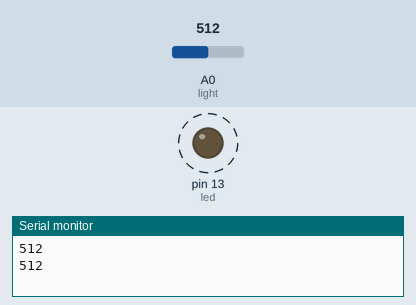
This sketch was run on a simulated Arduino Uno, built with avr-gcc and run on an emulated ATmega328P. Shown: output pins drawn as LEDs (lit = HIGH), the last lines printed to the serial monitor. Dashed ring = blinking. Inputs (shaded band) come from the test bench; at power-on: A0 (light) = 512.

Above: at 1.8 s.
1.9 s: A0 (light) set to 483
At 2.4 s:
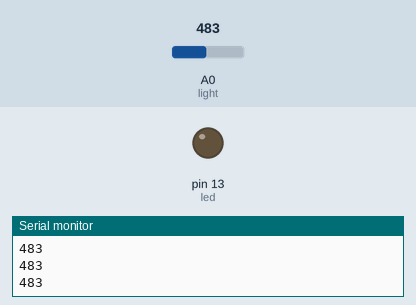
3.4 s: A0 (light) set to 510
At 3.8 s:
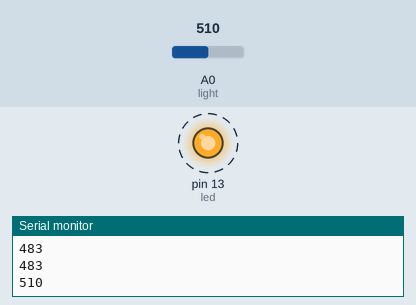
7.4 s: A0 (light) set to 490
At 8.1 s:
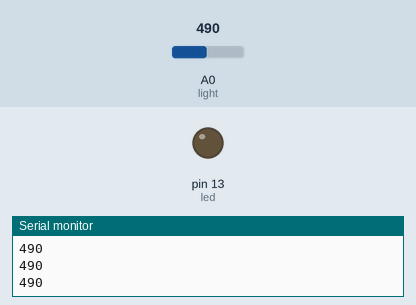
8.9 s: A0 (light) set to 511
At 9.3 s:
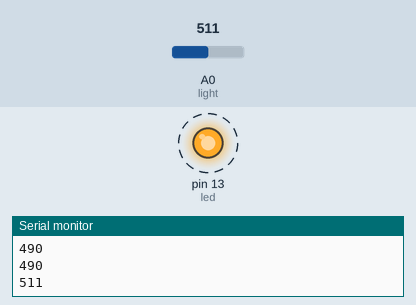
Timing chart, 0 to 13.9 s (numbered marks = the images above; inputs shaded):
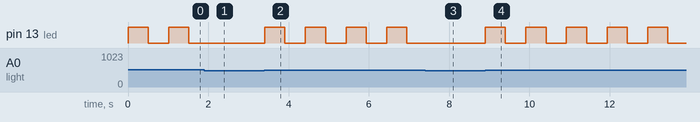

The sketch:

cam-bien-anh-sang-chan-analog.ino
```cpp
int led = 13;
int light = 0;

void setup() {
  Serial.begin(9600);
  pinMode(led, OUTPUT);
}

void loop() {
  int value = analogRead(light);
  Serial.println(value);
  if(value < 500){
    digitalWrite(led, LOW);
  }
  else if (value >= 500 && value <= 700){
    digitalWrite(led, HIGH);
    delay(500);
    digitalWrite(led, LOW);
    delay(500);
  }
  else {
    digitalWrite(led, HIGH);
  }
  delay(10);
}

// trời tối : giá trị cao
// trời sáng : giá trị thấp
```

Measured:
- the behaviour switches between 500 and 499 on A0 (light) (found by bisection; images 0 and 1)
- after the input at 1.9 s, pin 13 (led): stays LOW (without the input it goes to HIGH after 0.12 s)
- after the input at 3.4 s, pin 13 (led): alternates HIGH for 0.50 s and LOW for 0.51 s, starting at once
- after the input at 7.4 s, pin 13 (led): stays LOW (without the input it goes to HIGH after 0.05 s)
- after the input at 8.9 s, pin 13 (led): alternates HIGH for 0.50 s and LOW for 0.51 s, starting at once
- by itself, pin 13 (led): alternates HIGH for 0.50 s and LOW for 0.51 s
